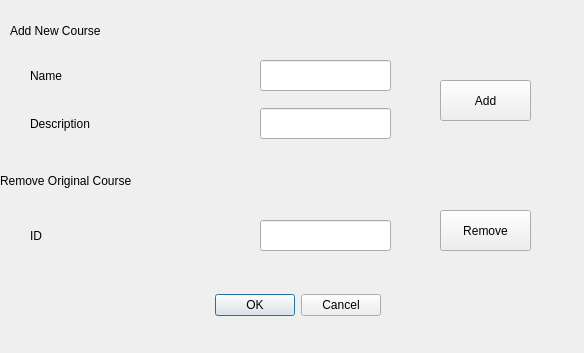
<?xml version="1.0" encoding="UTF-8"?>
<ui version="4.0">
 <class>insertcourse</class>
 <widget class="QDialog" name="insertcourse">
  <property name="geometry">
   <rect>
    <x>0</x>
    <y>0</y>
    <width>584</width>
    <height>353</height>
   </rect>
  </property>
  <property name="windowTitle">
   <string>Dialog</string>
  </property>
  <widget class="QDialogButtonBox" name="buttonBox">
   <property name="geometry">
    <rect>
     <x>20</x>
     <y>270</y>
     <width>361</width>
     <height>71</height>
    </rect>
   </property>
   <property name="orientation">
    <enum>Qt::Horizontal</enum>
   </property>
   <property name="standardButtons">
    <set>QDialogButtonBox::Cancel|QDialogButtonBox::Ok</set>
   </property>
  </widget>
  <widget class="QLineEdit" name="CourseName">
   <property name="geometry">
    <rect>
     <x>260</x>
     <y>60</y>
     <width>131</width>
     <height>31</height>
    </rect>
   </property>
  </widget>
  <widget class="QLineEdit" name="Description">
   <property name="geometry">
    <rect>
     <x>260</x>
     <y>108</y>
     <width>131</width>
     <height>31</height>
    </rect>
   </property>
  </widget>
  <widget class="QLabel" name="label_2">
   <property name="geometry">
    <rect>
     <x>30</x>
     <y>60</y>
     <width>211</width>
     <height>31</height>
    </rect>
   </property>
   <property name="text">
    <string>Name</string>
   </property>
  </widget>
  <widget class="QLabel" name="label_3">
   <property name="geometry">
    <rect>
     <x>30</x>
     <y>108</y>
     <width>211</width>
     <height>31</height>
    </rect>
   </property>
   <property name="text">
    <string>Description</string>
   </property>
  </widget>
  <widget class="QLabel" name="label">
   <property name="geometry">
    <rect>
     <x>10</x>
     <y>10</y>
     <width>541</width>
     <height>41</height>
    </rect>
   </property>
   <property name="text">
    <string>Add New Course</string>
   </property>
  </widget>
  <widget class="QPushButton" name="pushButton">
   <property name="geometry">
    <rect>
     <x>440</x>
     <y>80</y>
     <width>91</width>
     <height>41</height>
    </rect>
   </property>
   <property name="text">
    <string>Add</string>
   </property>
  </widget>
  <widget class="QLabel" name="label_4">
   <property name="geometry">
    <rect>
     <x>0</x>
     <y>160</y>
     <width>561</width>
     <height>41</height>
    </rect>
   </property>
   <property name="text">
    <string>Remove Original Course</string>
   </property>
  </widget>
  <widget class="QLineEdit" name="delCourseId">
   <property name="geometry">
    <rect>
     <x>260</x>
     <y>220</y>
     <width>131</width>
     <height>31</height>
    </rect>
   </property>
  </widget>
  <widget class="QLabel" name="label_5">
   <property name="geometry">
    <rect>
     <x>30</x>
     <y>220</y>
     <width>101</width>
     <height>31</height>
    </rect>
   </property>
   <property name="text">
    <string>ID</string>
   </property>
  </widget>
  <widget class="QPushButton" name="pushButton_2">
   <property name="geometry">
    <rect>
     <x>440</x>
     <y>210</y>
     <width>91</width>
     <height>41</height>
    </rect>
   </property>
   <property name="text">
    <string>Remove</string>
   </property>
  </widget>
  <widget class="QLabel" name="label_6">
   <property name="geometry">
    <rect>
     <x>0</x>
     <y>0</y>
     <width>641</width>
     <height>391</height>
    </rect>
   </property>
   <property name="text">
    <string>&lt;html&gt;&lt;head/&gt;&lt;body&gt;&lt;p&gt;&lt;img src=&quot;:/blue/blue7.jpg&quot;/&gt;&lt;/p&gt;&lt;/body&gt;&lt;/html&gt;</string>
   </property>
  </widget>
  <zorder>label_6</zorder>
  <zorder>buttonBox</zorder>
  <zorder>CourseName</zorder>
  <zorder>Description</zorder>
  <zorder>label_2</zorder>
  <zorder>label_3</zorder>
  <zorder>label</zorder>
  <zorder>pushButton</zorder>
  <zorder>label_4</zorder>
  <zorder>delCourseId</zorder>
  <zorder>label_5</zorder>
  <zorder>pushButton_2</zorder>
 </widget>
 <resources/>
 <connections>
  <connection>
   <sender>buttonBox</sender>
   <signal>rejected()</signal>
   <receiver>insertcourse</receiver>
   <slot>reject()</slot>
   <hints>
    <hint type="sourcelabel">
     <x>316</x>
     <y>260</y>
    </hint>
    <hint type="destinationlabel">
     <x>286</x>
     <y>274</y>
    </hint>
   </hints>
  </connection>
  <connection>
   <sender>buttonBox</sender>
   <signal>accepted()</signal>
   <receiver>insertcourse</receiver>
   <slot>accept()</slot>
   <hints>
    <hint type="sourcelabel">
     <x>248</x>
     <y>254</y>
    </hint>
    <hint type="destinationlabel">
     <x>157</x>
     <y>274</y>
    </hint>
   </hints>
  </connection>
 </connections>
</ui>
